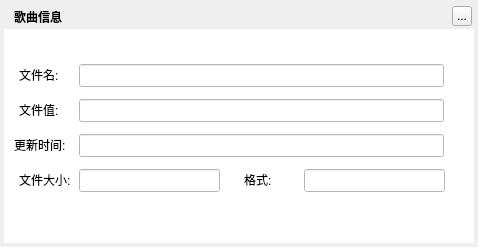
<?xml version="1.0" encoding="UTF-8"?>
<ui version="4.0">
 <class>MusicCloudFileInformationWidget</class>
 <widget class="QWidget" name="MusicCloudFileInformationWidget">
  <property name="geometry">
   <rect>
    <x>0</x>
    <y>0</y>
    <width>478</width>
    <height>247</height>
   </rect>
  </property>
  <property name="windowTitle">
   <string>歌曲信息</string>
  </property>
  <widget class="QLabel" name="background">
   <property name="geometry">
    <rect>
     <x>4</x>
     <y>4</y>
     <width>470</width>
     <height>239</height>
    </rect>
   </property>
   <property name="text">
    <string/>
   </property>
  </widget>
  <widget class="QLabel" name="topTitleName">
   <property name="geometry">
    <rect>
     <x>14</x>
     <y>4</y>
     <width>171</width>
     <height>25</height>
    </rect>
   </property>
   <property name="styleSheet">
    <string notr="true">color:&quot;#FFFFFF&quot;;font-weight:bold</string>
   </property>
   <property name="text">
    <string>歌曲信息</string>
   </property>
  </widget>
  <widget class="QToolButton" name="topTitleCloseButton">
   <property name="geometry">
    <rect>
     <x>452</x>
     <y>6</y>
     <width>20</width>
     <height>20</height>
    </rect>
   </property>
   <property name="text">
    <string>...</string>
   </property>
  </widget>
  <widget class="QWidget" name="backgroundMask" native="true">
   <property name="geometry">
    <rect>
     <x>4</x>
     <y>29</y>
     <width>470</width>
     <height>214</height>
    </rect>
   </property>
   <property name="styleSheet">
    <string notr="true">QWidget{background:white;}
QLabel{background:transparent;}</string>
   </property>
   <widget class="QLabel" name="label_3">
    <property name="geometry">
     <rect>
      <x>15</x>
      <y>145</y>
      <width>54</width>
      <height>12</height>
     </rect>
    </property>
    <property name="text">
     <string>文件大小:</string>
    </property>
   </widget>
   <widget class="QLabel" name="label_4">
    <property name="geometry">
     <rect>
      <x>240</x>
      <y>145</y>
      <width>54</width>
      <height>12</height>
     </rect>
    </property>
    <property name="text">
     <string>格式:</string>
    </property>
   </widget>
   <widget class="QLabel" name="label_2">
    <property name="geometry">
     <rect>
      <x>15</x>
      <y>40</y>
      <width>54</width>
      <height>12</height>
     </rect>
    </property>
    <property name="text">
     <string>文件名:</string>
    </property>
   </widget>
   <widget class="QLineEdit" name="fileSizeEdit">
    <property name="enabled">
     <bool>false</bool>
    </property>
    <property name="geometry">
     <rect>
      <x>75</x>
      <y>140</y>
      <width>141</width>
      <height>23</height>
     </rect>
    </property>
    <property name="readOnly">
     <bool>true</bool>
    </property>
   </widget>
   <widget class="QLineEdit" name="fileFormatEdit">
    <property name="enabled">
     <bool>false</bool>
    </property>
    <property name="geometry">
     <rect>
      <x>300</x>
      <y>140</y>
      <width>141</width>
      <height>23</height>
     </rect>
    </property>
    <property name="readOnly">
     <bool>true</bool>
    </property>
   </widget>
   <widget class="QLineEdit" name="filePathEdit">
    <property name="enabled">
     <bool>false</bool>
    </property>
    <property name="geometry">
     <rect>
      <x>75</x>
      <y>35</y>
      <width>365</width>
      <height>23</height>
     </rect>
    </property>
    <property name="text">
     <string/>
    </property>
    <property name="readOnly">
     <bool>true</bool>
    </property>
   </widget>
   <widget class="QLineEdit" name="fileKeyEdit">
    <property name="enabled">
     <bool>false</bool>
    </property>
    <property name="geometry">
     <rect>
      <x>75</x>
      <y>70</y>
      <width>365</width>
      <height>23</height>
     </rect>
    </property>
    <property name="readOnly">
     <bool>true</bool>
    </property>
   </widget>
   <widget class="QLineEdit" name="fileUpdateTimeEdit">
    <property name="enabled">
     <bool>false</bool>
    </property>
    <property name="geometry">
     <rect>
      <x>75</x>
      <y>105</y>
      <width>365</width>
      <height>23</height>
     </rect>
    </property>
    <property name="readOnly">
     <bool>true</bool>
    </property>
   </widget>
   <widget class="QLabel" name="label_5">
    <property name="geometry">
     <rect>
      <x>10</x>
      <y>110</y>
      <width>54</width>
      <height>12</height>
     </rect>
    </property>
    <property name="text">
     <string>更新时间:</string>
    </property>
   </widget>
   <widget class="QLabel" name="label_6">
    <property name="geometry">
     <rect>
      <x>15</x>
      <y>75</y>
      <width>54</width>
      <height>12</height>
     </rect>
    </property>
    <property name="text">
     <string>文件值:</string>
    </property>
   </widget>
  </widget>
  <zorder>background</zorder>
  <zorder>backgroundMask</zorder>
  <zorder>topTitleName</zorder>
  <zorder>topTitleCloseButton</zorder>
 </widget>
 <resources/>
 <connections/>
</ui>
